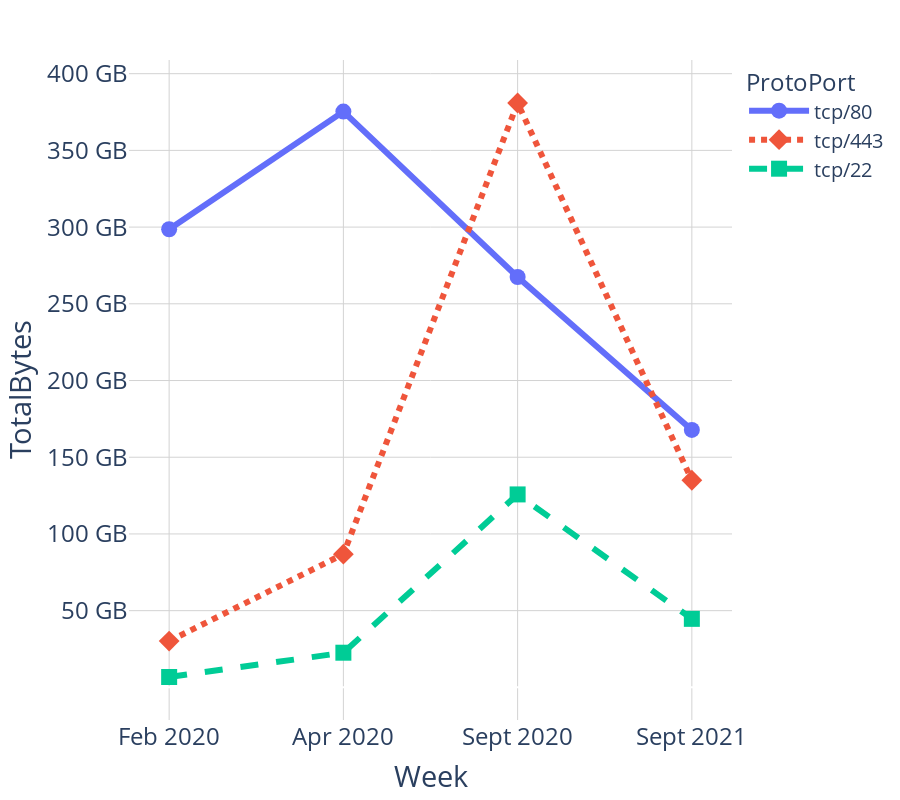

The notebook cell this image was saved under:
### Code cell
import plotly.express as px
import pandas as pd

df = pd.read_csv('/Volumes/GoogleDrive/My Drive/Thesis/Plotly/cpsc_top3_protoport.csv')

fig = px.line(df, x='Week', y='TotalBytes', color='ProtoPort', height=800,
              markers=True, line_dash='ProtoPort', symbol='ProtoPort')

fig.update_layout(plot_bgcolor='white', font_size=24, legend_font_size=20, legend_itemwidth=60)
fig.update_xaxes(showgrid=True, gridwidth=1, gridcolor='LightGray')
fig.update_yaxes(showgrid=True, gridwidth=1, gridcolor='LightGray',
                 tickvals=[53687091200, 107374182400, 161061273600, 214748364800, 
                           268435456000, 322122547200, 375809638400, 429496729600],
                 ticktext=["50 GB", "100 GB", "150 GB", "200 GB", "250 GB", "300 GB", "350 GB", "400 GB"])
fig.update_traces(line_width=6, marker_size=16)

fig.show()

### Figure 1 — Plotly figure (JSON) as saved in the notebook; plotly's stock layout.template omitted (floating-point values rounded to 4 significant figures)
{"data": [{"hovertemplate": "ProtoPort=tcp/80<br>Week=%{x}<br>TotalBytes=%{y}<extra></extra>", "legendgroup": "tcp/80", "line": {"color": "#636efa", "dash": "solid", "width": 6}, "marker": {"size": 16, "symbol": "circle"}, "mode": "markers+lines", "name": "tcp/80", "orientation": "v", "showlegend": true, "type": "scatter", "x": ["Feb 2020", "Apr 2020", "Sept 2020", "Sept 2021"], "xaxis": "x", "y": [320611108420, 402973845963, 287191023431, 180180996648], "yaxis": "y"}, {"hovertemplate": "ProtoPort=tcp/443<br>Week=%{x}<br>TotalBytes=%{y}<extra></extra>", "legendgroup": "tcp/443", "line": {"color": "#EF553B", "dash": "dot", "width": 6}, "marker": {"size": 16, "symbol": "diamond"}, "mode": "markers+lines", "name": "tcp/443", "orientation": "v", "showlegend": true, "type": "scatter", "x": ["Feb 2020", "Apr 2020", "Sept 2020", "Sept 2021"], "xaxis": "x", "y": [32391418522, 93215500709, 408977069073, 144963768173], "yaxis": "y"}, {"hovertemplate": "ProtoPort=tcp/22<br>Week=%{x}<br>TotalBytes=%{y}<extra></extra>", "legendgroup": "tcp/22", "line": {"color": "#00cc96", "dash": "dash", "width": 6}, "marker": {"size": 16, "symbol": "square"}, "mode": "markers+lines", "name": "tcp/22", "orientation": "v", "showlegend": true, "type": "scatter", "x": ["Feb 2020", "Apr 2020", "Sept 2020", "Sept 2021"], "xaxis": "x", "y": [7247328145, 24247664338, 135033080393, 47947145314], "yaxis": "y"}], "layout": {"font": {"size": 24}, "height": 800, "legend": {"font": {"size": 20}, "itemwidth": 60, "title": {"text": "ProtoPort"}, "tracegroupgap": 0}, "margin": {"t": 60}, "plot_bgcolor": "white", "xaxis": {"anchor": "y", "domain": [0, 1], "gridcolor": "LightGray", "gridwidth": 1, "showgrid": true, "title": {"text": "Week"}}, "yaxis": {"anchor": "x", "domain": [0, 1], "gridcolor": "LightGray", "gridwidth": 1, "showgrid": true, "ticktext": ["50 GB", "100 GB", "150 GB", "200 GB", "250 GB", "300 GB", "350 GB", "400 GB"], "tickvals": [53687091200, 107374182400, 161061273600, 214748364800, 268435456000, 322122547200, 375809638400, 429496729600], "title": {"text": "TotalBytes"}}}}
